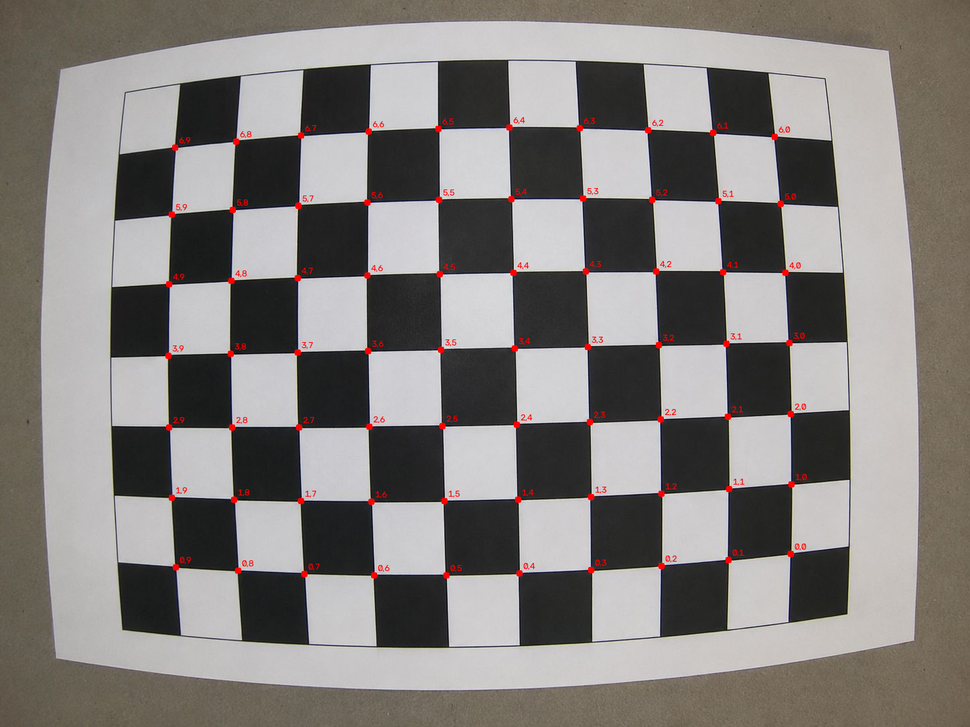
#> input picture Question2/results/grid_corners_overlay.png, 970 x 727 px, shrunk from 1448 x 1086 before the run
$ python detection.py ../results/grid_corners_overlay.png --columns 5 --rows 5
#> lines starting #> are read from the running program, lines starting #| are printed output that depends on the picture; after the words box and inside, x2 and y2 are one past the last pixel; in counts of white or black regions, pixels touching at a corner belong together
"""Detect and export visible corners from one planar rectangular grid image.

This stage deliberately stops before distortion estimation, RANSAC, and camera
calibration. The grid dimensions are the number of inner corners, not the
number of squares.
"""

from __future__ import annotations

import argparse
import json
from pathlib import Path

import cv2
import numpy as np


def load_image(path: Path) -> tuple[np.ndarray, np.ndarray]:
    image = cv2.imread(str(path), cv2.IMREAD_COLOR)
    if image is None:
        raise FileNotFoundError(f"Could not read image: {path}")
    gray = cv2.cvtColor(image, cv2.COLOR_BGR2GRAY)
    return image, gray


def preprocess(gray: np.ndarray) -> np.ndarray:
    clahe = cv2.createCLAHE(clipLimit=2.0, tileGridSize=(8, 8))
    return clahe.apply(gray)


def detect_checkerboard(
    gray: np.ndarray, pattern_size: tuple[int, int]
) -> tuple[np.ndarray | None, str]:
    columns, rows = pattern_size
    sb_flags = cv2.CALIB_CB_EXHAUSTIVE | cv2.CALIB_CB_ACCURACY
    attempts = [gray, preprocess(gray)]

    for candidate in attempts:
        if hasattr(cv2, "findChessboardCornersSB"):
            found, corners = cv2.findChessboardCornersSB(
                candidate, (columns, rows), flags=sb_flags
            )
            if found:
                return corners.reshape(-1, 2).astype(np.float32), "findChessboardCornersSB"

        classic_flags = cv2.CALIB_CB_ADAPTIVE_THRESH | cv2.CALIB_CB_NORMALIZE_IMAGE
        found, corners = cv2.findChessboardCorners(candidate, (columns, rows), classic_flags)
        if found:
            corners = cv2.cornerSubPix(
                candidate,
                corners,
                winSize=(5, 5),
                zeroZone=(-1, -1),
                criteria=(cv2.TERM_CRITERIA_EPS + cv2.TERM_CRITERIA_MAX_ITER, 40, 0.001),
            )
            return corners.reshape(-1, 2).astype(np.float32), "findChessboardCorners"

    return None, "none"


def detect_visible_features(gray: np.ndarray, max_corners: int) -> np.ndarray:
    enhanced = preprocess(gray)
    points = cv2.goodFeaturesToTrack(
        enhanced,
        maxCorners=max_corners,
        qualityLevel=0.01,
        minDistance=8,
        blockSize=5,
        useHarrisDetector=True,
        k=0.04,
    )
    if points is None:
        return np.empty((0, 2), dtype=np.float32)
    refined = cv2.cornerSubPix(
        enhanced,
        points,
        winSize=(5, 5),
        zeroZone=(-1, -1),
        criteria=(cv2.TERM_CRITERIA_EPS + cv2.TERM_CRITERIA_MAX_ITER, 40, 0.001),
    )
    return refined.reshape(-1, 2).astype(np.float32)


def make_correspondences(
    points: np.ndarray,
    pattern_size: tuple[int, int],
    ordering: str,
    spacing: float,
) -> list[dict[str, object]]:
    columns, rows = pattern_size
    expected = columns * rows
    if len(points) != expected:
        raise ValueError(f"Expected {expected} checkerboard corners, received {len(points)}")
    correspondences = []
    for index, (u, v) in enumerate(points):
        row, column = divmod(index, columns)
        correspondences.append(
            {
                "row": int(row),
                "column": int(column),
                "u": float(u),
                "v": float(v),
                "X": float(column * spacing),
                "Y": float(row * spacing),
                "Z": 0.0,
                "ordering": ordering,
            }
        )
    return correspondences


def make_uncertain_detections(points: np.ndarray) -> list[dict[str, object]]:
    """Record fallback image points without assigning planar coordinates."""
    return [
        {
            "row": None,
            "column": None,
            "u": float(u),
            "v": float(v),
            "X": None,
            "Y": None,
            "Z": None,
            "ordering": None,
            "status": "uncertain_feature_only",
        }
        for u, v in points
    ]


def draw_result(
    image: np.ndarray, correspondences: list[dict[str, object]], output_path: Path
) -> None:
    display = image.copy()
    for item in correspondences:
        center = (round(float(item["u"])), round(float(item["v"])))
        if item.get("status") == "uncertain_feature_only":
            label = "uncertain"
            color = (0, 165, 255)
        else:
            label = f"{item['row']},{item['column']}"
            color = (0, 0, 255)
        cv2.circle(display, center, 5, color, -1)
        cv2.putText(
            display,
            label,
            (center[0] + 6, center[1] - 6),
            cv2.FONT_HERSHEY_SIMPLEX,
            0.45,
            color,
            1,
            cv2.LINE_AA,
        )
    if not cv2.imwrite(str(output_path), display):
        raise OSError(f"Could not save visualization: {output_path}")


def main() -> None:
    parser = argparse.ArgumentParser(description=__doc__)
    parser.add_argument("image", type=Path, help="Path to the single grid photograph")
    parser.add_argument("--columns", type=int, required=True, help="Number of inner corners")
    parser.add_argument("--rows", type=int, required=True, help="Number of inner corners")
    parser.add_argument(
        "--spacing", type=float, default=1.0, help="Physical spacing between corners"
    )
    parser.add_argument("--output-dir", type=Path, default=Path("results"))
    args = parser.parse_args()
    if args.columns < 2 or args.rows < 2 or args.spacing <= 0:
        parser.error("columns and rows must be at least 2; spacing must be positive")

    image, gray = load_image(args.image)
#> in load_image, image is the input picture: shape (727, 970, 3); mean B, G, R 125.1, 127.9, 132
    pattern_size = (args.columns, args.rows)
    points, method = detect_checkerboard(gray, pattern_size)
#> in preprocess, `return clahe.apply(gray)`:
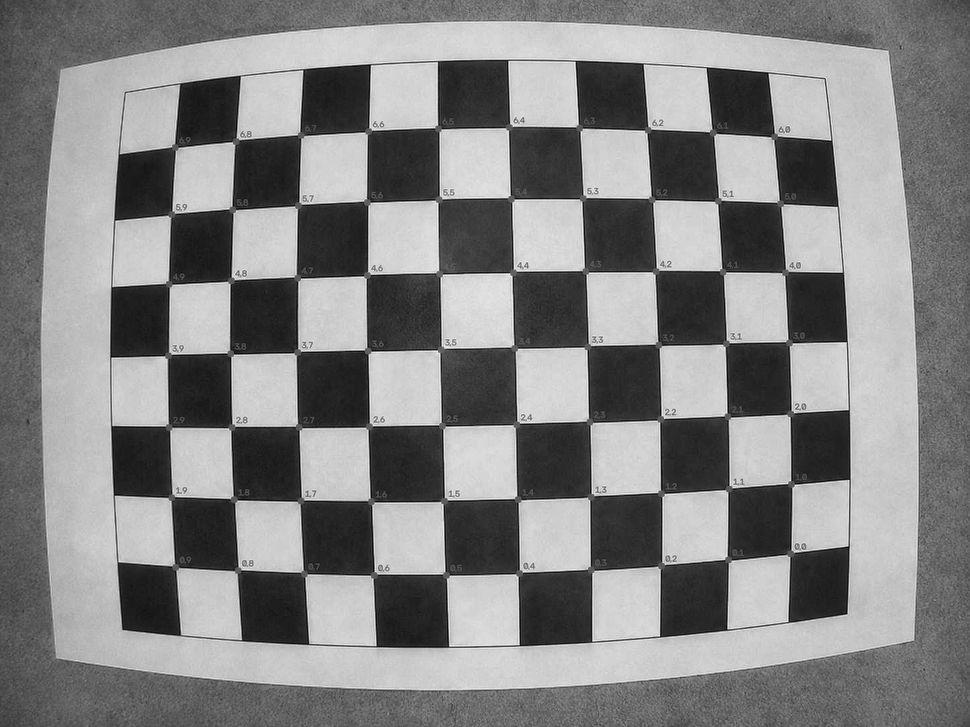
#> returned value: shape (727, 970); min 4, max 245, mean 131.2
#> the loop in detect_checkerboard, `for candidate in attempts:` made 1 pass
#> points = 25 pairs, first value 231.2 to 790.4, second value 136.4 to 707.6; method = 'findChessboardCornersSB'
    if points is not None:
        correspondences = make_correspondences(points, pattern_size, method, args.spacing)
#> the loop in make_correspondences, `for index, (u, v) in enumerate(points):` made 25 passes
#> (u, v, row, column) on passes 1 to 12: (231.2, 427, 0, 0), (367.4, 350.6, 0, 1), (512.6, 272, 0, 2), (651.9, 199.2, 0, 3), (773.8, 136.4, 0, 4), (233.8, 499.3, 1, 0), (368.6, 426.4, 1, 1), (514.5, 347.7, 1, 2), (655.6, 271.1, 1, 3), (780, 203.2, 1, 4), (237.6, 570.4, 2, 0), (370.9, 501.3, 2, 1)
#> after the loop in make_correspondences, `for index, (u, v) in enumerate(points):`: correspondences = 25 items
#> correspondences = 25 items
        detected_points = points
#> detected_points has the same summary as points
        uncertain_detections: list[dict[str, object]] = []
    else:
        detected_points = detect_visible_features(gray, args.columns * args.rows * 2)
        correspondences = []
        uncertain_detections = make_uncertain_detections(detected_points)
        method = "goodFeaturesToTrack_fallback"

    args.output_dir.mkdir(parents=True, exist_ok=True)
    records = correspondences + uncertain_detections
#> records = 25 items
    image_points = np.array(
        [[item["u"], item["v"]] for item in correspondences], dtype=np.float32
    ).reshape(-1, 2)
#> image_points has the same summary as points
    grid_points = np.array(
        [[item["X"], item["Y"], item["Z"]] for item in correspondences], dtype=np.float32
    ).reshape(-1, 3)
#> grid_points = 25 rows, first 8: [0, 0, 0], [1, 0, 0], [2, 0, 0], [3, 0, 0], [4, 0, 0], [0, 1, 0], [1, 1, 0], [2, 1, 0]
    row_column = np.array(
        [[item["row"], item["column"]] for item in correspondences], dtype=np.int32
    ).reshape(-1, 2)
#> row_column = 25 pairs, first value 0 to 4, second value 0 to 4
    detected_image_points = detected_points.reshape(-1, 2).astype(np.float32)
#> detected_image_points has the same summary as points
    np.savez_compressed(
        args.output_dir / "grid_correspondences.npz",
        image_points=image_points,
        grid_points=grid_points,
        row_column=row_column,
        detected_image_points=detected_image_points,
    )
    metadata = {
        "image": str(args.image),
        "image_width": int(image.shape[1]),
        "image_height": int(image.shape[0]),
        "image_channels": int(image.shape[2]),
        "pattern_columns": args.columns,
        "pattern_rows": args.rows,
        "grid_spacing": args.spacing,
        "detection_method": method,
        "detected_corners": len(detected_points),
        "valid_correspondences": len(correspondences),
        "correspondences": records,
    }
    (args.output_dir / "grid_correspondences.json").write_text(
        json.dumps(metadata, indent=2), encoding="utf-8"
    )
    draw_result(image, records, args.output_dir / "grid_corners_overlay.png")
#> the loop in draw_result, `for item in correspondences:` made 25 passes
#> (center, label) on passes 1 to 12: ((231, 427), '0,0'), ((367, 351), '0,1'), ((513, 272), '0,2'), ((652, 199), '0,3'), ((774, 136), '0,4'), ((234, 499), '1,0'), ((369, 426), '1,1'), ((515, 348), '1,2'), ((656, 271), '1,3'), ((780, 203), '1,4'), ((238, 570), '2,0'), ((371, 501), '2,1')
#> after the loop in draw_result, `for item in correspondences:`:
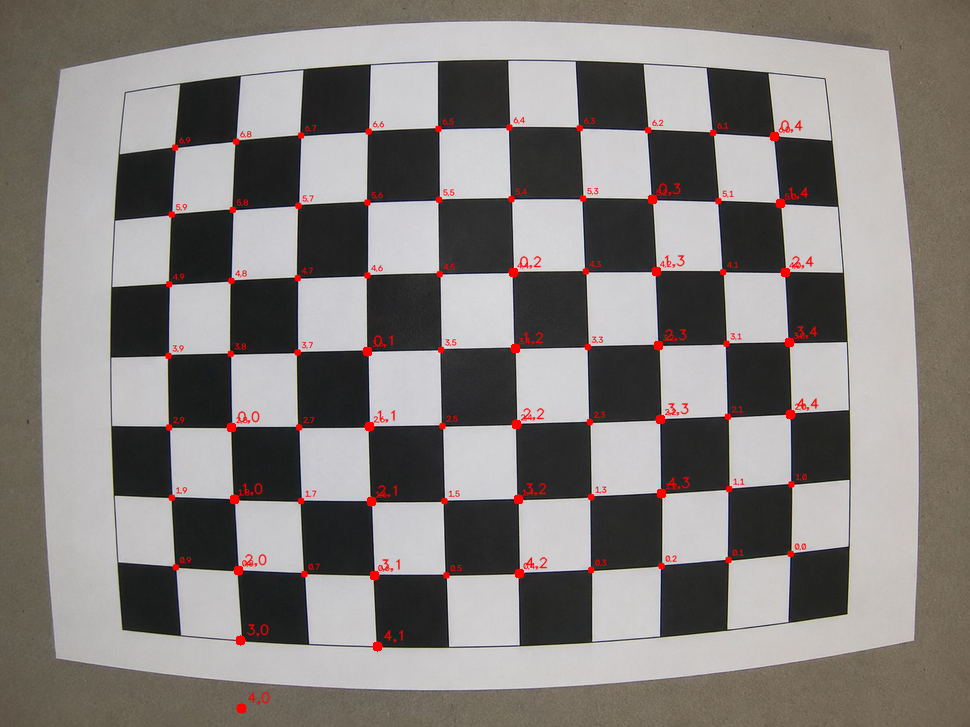
#> display: shape (727, 970, 3); 0.75% of pixels changed, all inside (x1, y1, x2, y2) = (226, 120, 819, 714)
    print(f"Image dimensions: {image.shape[1]} x {image.shape[0]} pixels")
#| Image dimensions: 970 x 727 pixels
    print(f"Detection method: {method}")
#| Detection method: findChessboardCornersSB
    print(f"Detected corners: {len(detected_points)}")
#| Detected corners: 25
    print(f"Valid correspondences: {len(correspondences)}")
#| Valid correspondences: 25
    print(f"Saved outputs to: {args.output_dir}")


if __name__ == "__main__":
    main()

$ run again, with Question2/results/grid_image_undistorted.png copied over Question2/results/grid_corners_overlay.png
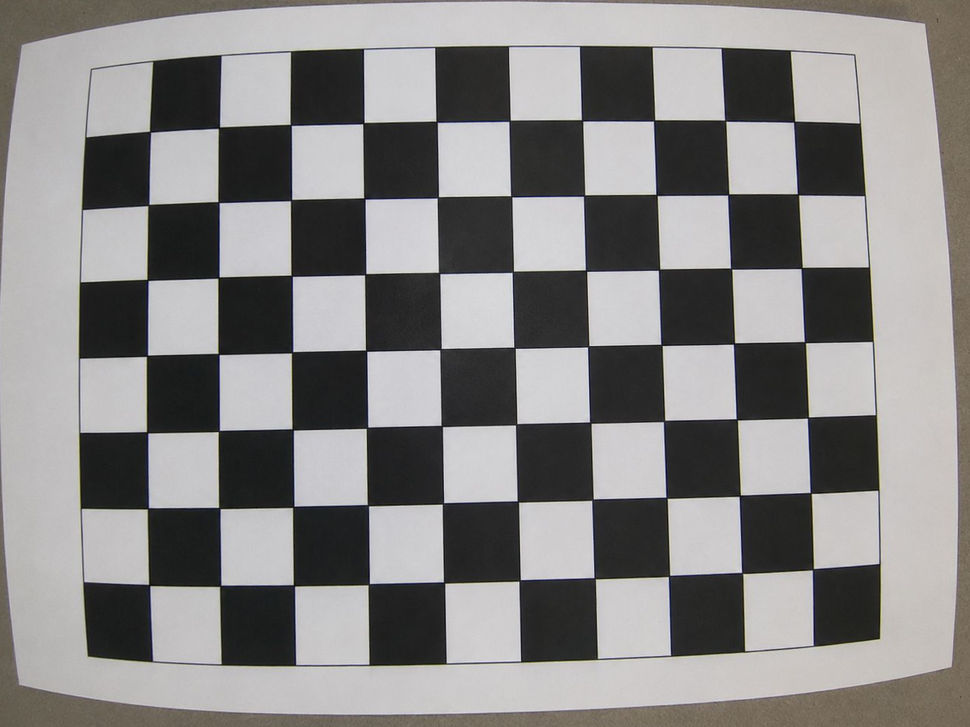
#> input picture Question2/results/grid_image_undistorted.png, 970 x 727 px, shrunk from 1448 x 1086 before the run
#> in load_image, image is the input picture: shape (727, 970, 3); mean B, G, R 133.3, 134, 135.5
#> the loop in detect_checkerboard, `for candidate in attempts:` made 1 pass
#> points = 25 pairs, first value 218.4 to 812.9, second value 55.74 to 647.8; method = 'findChessboardCornersSB'
#> the loop in make_correspondences, `for index, (u, v) in enumerate(points):` made 25 passes
#> (u, v, row, column) on passes 1 to 8: (221.7, 55.74, 0, 0), (363.4, 123.3, 0, 1), (511.2, 196.4, 0, 2), (659.1, 269.6, 0, 3), (804.9, 342.3, 0, 4), (219, 127.7, 1, 0), (364.3, 198.6, 1, 1), (512.9, 271.8, 1, 2)
#> after the loop in make_correspondences, `for index, (u, v) in enumerate(points):`: correspondences = 25 items
#> detected_points has the same summary as points
#> image_points has the same summary as points
#> grid_points = 25 rows, first 8: [0, 0, 0], [1, 0, 0], [2, 0, 0], [3, 0, 0], [4, 0, 0], [0, 1, 0], [1, 1, 0], [2, 1, 0]
#> row_column = 25 pairs, first value 0 to 4, second value 0 to 4
#> detected_image_points has the same summary as points
#> the loop in draw_result, `for item in correspondences:` made 25 passes
#> (center, label) on passes 1 to 8: ((222, 56), '0,0'), ((363, 123), '0,1'), ((511, 196), '0,2'), ((659, 270), '0,3'), ((805, 342), '0,4'), ((219, 128), '1,0'), ((364, 199), '1,1'), ((513, 272), '1,2')
#> after the loop in draw_result, `for item in correspondences:`:
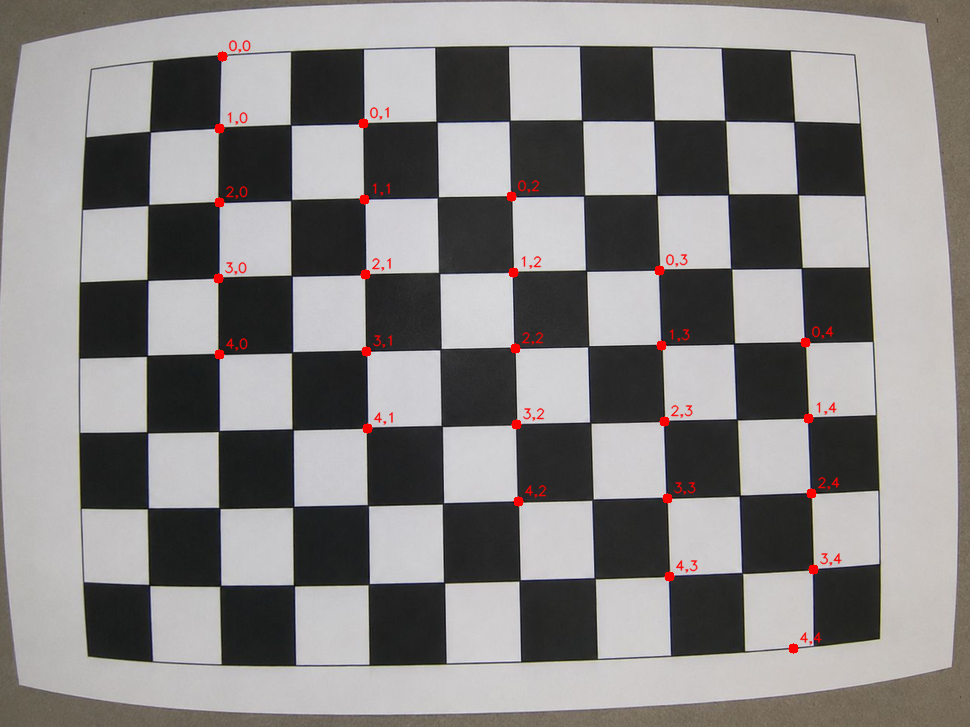
#> display: shape (727, 970, 3); 0.79% of pixels changed, all inside (x1, y1, x2, y2) = (213, 39, 842, 654)
#| Image dimensions: 970 x 727 pixels
#| Detection method: findChessboardCornersSB
#| Detected corners: 25
#| Valid correspondences: 25
